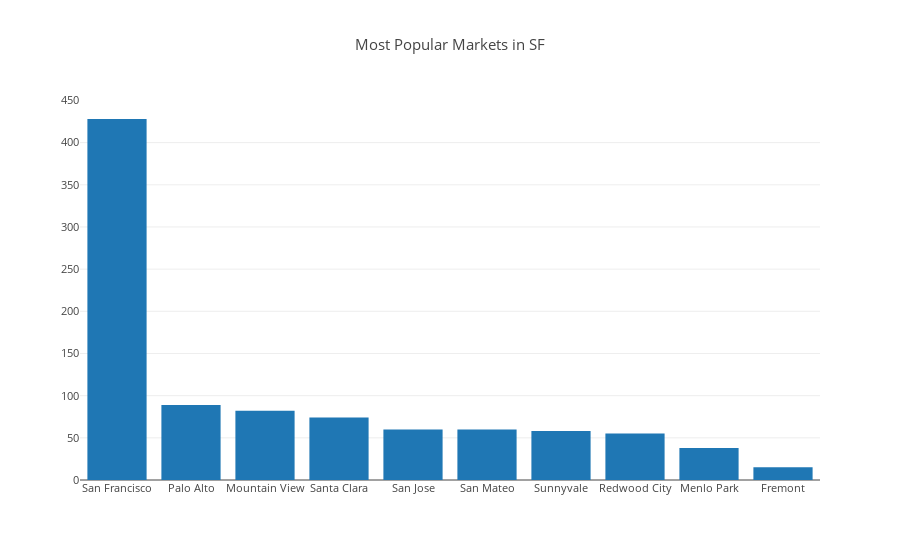

Notebook cell for this chart:
### Code cell
popular_cities_bar = [go.Bar(
            x=popular_cities.keys()[:10],
            y=[popular_cities[key] for key in popular_cities.keys()[:10]]
    )]

iplot({'data':popular_cities_bar, 'layout':{'title': 'Most Popular Markets in SF',
                          'font': dict(size=11)}}, filename='basic-bar')

### Figure 1 — Plotly figure (JSON) as saved in the notebook; plotly's stock layout.template omitted (floating-point values rounded to 4 significant figures)
{"data": [{"type": "bar", "uid": "503789ee-d7ca-11e8-ad44-6a000073fc60", "x": ["San Francisco", "Palo Alto", "Mountain View", "Santa Clara", "San Jose", "San Mateo", "Sunnyvale", "Redwood City", "Menlo Park", "Fremont"], "y": [428, 89, 82, 74, 60, 60, 58, 55, 38, 15]}], "layout": {"font": {"size": 11}, "title": "Most Popular Markets in SF"}}
